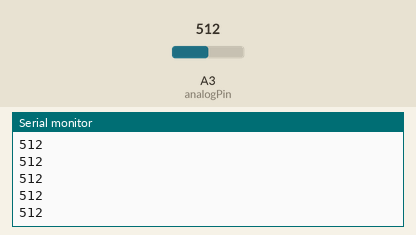
This sketch was run on a simulated Arduino Uno, built with avr-gcc and run on an emulated ATmega328P. Shown: the last lines printed to the serial monitor. The test bench sets the inputs (shaded band); at power-on: A3 (analogPin) = 512.

Above: at 1.2 s.
1.3 s: A3 (analogPin) set to 716
At 2.2 s:
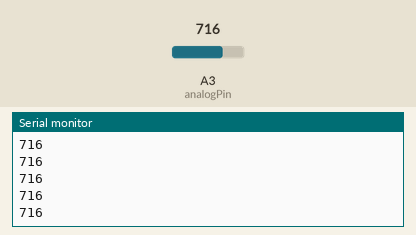
2.8 s: A3 (analogPin) set to 900
At 3.7 s:
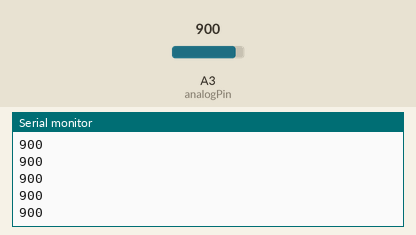
Timing chart, 0 to 5.8 s (numbered marks = the images above; inputs shaded):
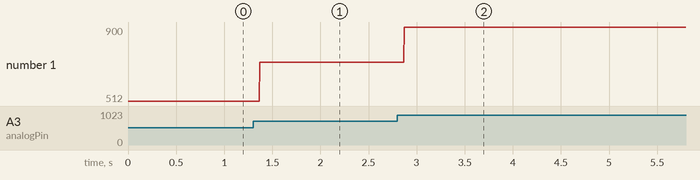

The sketch:

ej3_Arduino_AnalogRead.ino
```cpp
int analogPin = 3;    //Potenciometro pin central al 3, las otras a tierra y 5V
int val = 0;

void setup() {
  // put your setup code here, to run once:
  Serial.begin(9600);
}

void loop() {
  // put your main code here, to run repeatedly:
  val = analogRead(analogPin);
  Serial.println(val);
}
```

Measured:
- after the input at 1.3 s, the serial monitor: prints a new line after 0.07 s (image 1)
- after the input at 2.8 s, the serial monitor: prints a new line after 0.07 s (image 2)
- plotted number 1: 512 → 716 after the input at 1.3 s, 716 → 900 after the input at 2.8 s
